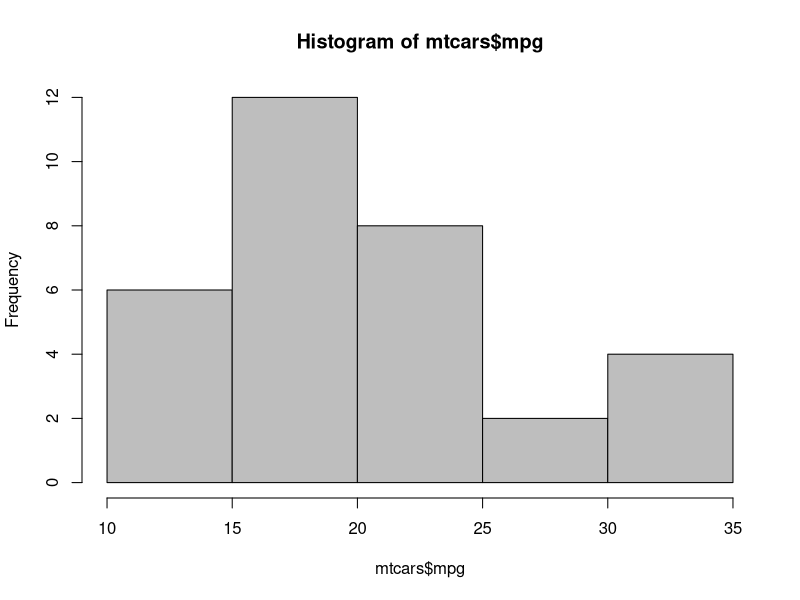
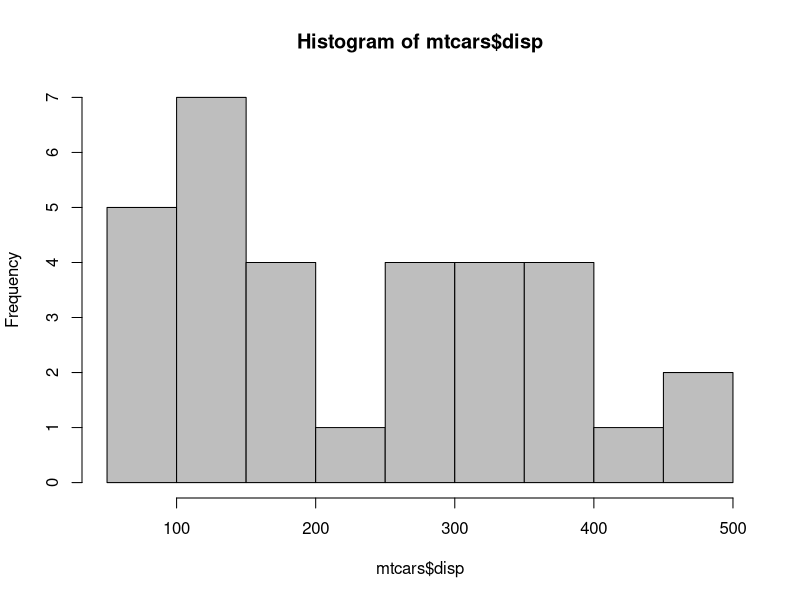
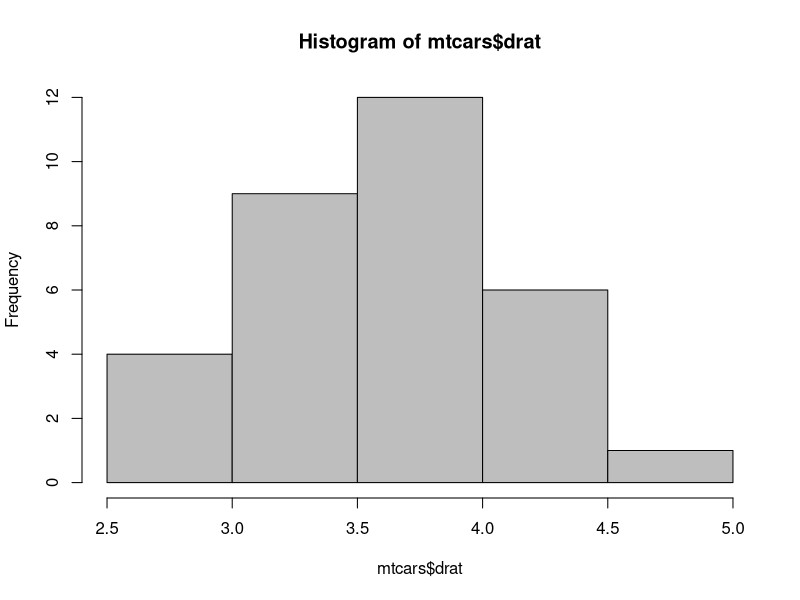
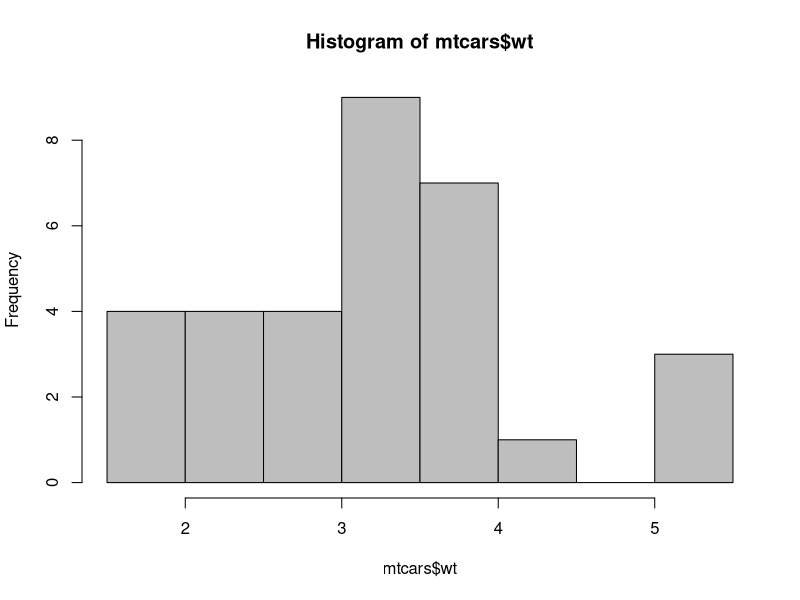
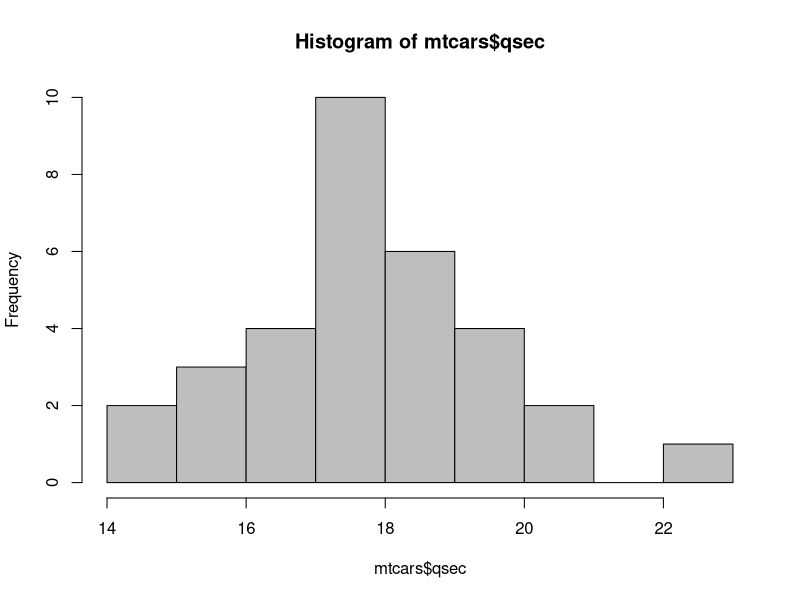

Write the R code that produced these figures, in order.
#Indicate the type of data (categorical or continuous) for each of the variables included in the dataset.

#Print the mtcars dataset
print(mtcars)
##                     mpg cyl  disp  hp drat    wt  qsec vs am gear carb
##Mazda RX4           21.0   6 160.0 110 3.90 2.620 16.46  0  1    4    4
##Mazda RX4 Wag       21.0   6 160.0 110 3.90 2.875 17.02  0  1    4    4
##Datsun 710          22.8   4 108.0  93 3.85 2.320 18.61  1  1    4    1
##Hornet 4 Drive      21.4   6 258.0 110 3.08 3.215 19.44  1  0    3    1
##Hornet Sportabout   18.7   8 360.0 175 3.15 3.440 17.02  0  0    3    2
##Valiant             18.1   6 225.0 105 2.76 3.460 20.22  1  0    3    1
##Duster 360          14.3   8 360.0 245 3.21 3.570 15.84  0  0    3    4
##Merc 240D           24.4   4 146.7  62 3.69 3.190 20.00  1  0    4    2
##Merc 230            22.8   4 140.8  95 3.92 3.150 22.90  1  0    4    2
##Merc 280            19.2   6 167.6 123 3.92 3.440 18.30  1  0    4    4
##Merc 280C           17.8   6 167.6 123 3.92 3.440 18.90  1  0    4    4
##Merc 450SE          16.4   8 275.8 180 3.07 4.070 17.40  0  0    3    3
##Merc 450SL          17.3   8 275.8 180 3.07 3.730 17.60  0  0    3    3
##Merc 450SLC         15.2   8 275.8 180 3.07 3.780 18.00  0  0    3    3
##Cadillac Fleetwood  10.4   8 472.0 205 2.93 5.250 17.98  0  0    3    4
##Lincoln Continental 10.4   8 460.0 215 3.00 5.424 17.82  0  0    3    4
##Chrysler Imperial   14.7   8 440.0 230 3.23 5.345 17.42  0  0    3    4
##Fiat 128            32.4   4  78.7  66 4.08 2.200 19.47  1  1    4    1
##Honda Civic         30.4   4  75.7  52 4.93 1.615 18.52  1  1    4    2
##Toyota Corolla      33.9   4  71.1  65 4.22 1.835 19.90  1  1    4    1
##Toyota Corona       21.5   4 120.1  97 3.70 2.465 20.01  1  0    3    1
##Dodge Challenger    15.5   8 318.0 150 2.76 3.520 16.87  0  0    3    2
##AMC Javelin         15.2   8 304.0 150 3.15 3.435 17.30  0  0    3    2
##Camaro Z28          13.3   8 350.0 245 3.73 3.840 15.41  0  0    3    4
##Pontiac Firebird    19.2   8 400.0 175 3.08 3.845 17.05  0  0    3    2
##Fiat X1-9           27.3   4  79.0  66 4.08 1.935 18.90  1  1    4    1
##Porsche 914-2       26.0   4 120.3  91 4.43 2.140 16.70  0  1    5    2
##Lotus Europa        30.4   4  95.1 113 3.77 1.513 16.90  1  1    5    2
##Ford Pantera L      15.8   8 351.0 264 4.22 3.170 14.50  0  1    5    4
##Ferrari Dino        19.7   6 145.0 175 3.62 2.770 15.50  0  1    5    6
##Maserati Bora       15.0   8 301.0 335 3.54 3.570 14.60  0  1    5    8
##Volvo 142E          21.4   4 121.0 109 4.11 2.780 18.60  1  1    4    2

#The meaning of each variables are listed as folllow
#mpg:Miles/US Gallon
#cyl:Number of cylinders
#disp:Displacement (cu.in.)
#hp:Gross horsepower
#drat:Rear axle ratio	
#wt:Weight (lb/1000)
#qsec:1/4 mile time
#vs:V/S
#am:Transmission Type
#gear:Number of forward gears
#carb:Number of carburetors
#Reference source:http://rstudio-pubs-static.s3.amazonaws.com/61800_faea93548c6b49cc91cd0c5ef5059894.html

# The data type of each variables, from left to right, is continuous, catagorical, continuous, catagorical, continuous, continuous, continuous, catagorical, catagorical, catagorical, catagorical.


#For each of the categorical variables in the survey, indicate whether you believe the variable is nominal or ordinal.
#cyl is ordinal, hp is ordinal, vs is nominal, am is nominal, gear is nominal, carb is ordinal


#Create a histogram for each of the continuous variables.

#Plot a histogram for mpg.
hist(mtcars$mpg,col="grey")

#Plot a histogram for disp.
hist(mtcars$disp,col="grey")

#Plot a histogram for drat.
hist(mtcars$drat,col="grey")

#Plot a histogram for wt.
hist(mtcars$wt,col="grey")

#Plot a histogram for qsec.
hist(mtcars$qsec,col="grey")


#Find the maximum and minimum mpg in this sample.

#Create a function to find the value
minmax <- function(x){
  paste(max(mtcars$mpg), min(mtcars$mpg), sep = " ")
}
#Print minmax
## > minmax()
## [1] "33.9 10.4"


#Report the mpg at each of the 25th, 50th, and 75th percentiles.
#Use quantile function to get the percrntiles.
quantile(mtcars$mpg, probs = c(0.25,0.50,0.75))
##25%    50%    75% 
##15.425 19.200 22.800 


#Report and interpret the interquartile range for the mpg.
#Calculate and print the interquartile range of the mpg
IQR(mtcars$mpg)
##[1] 7.375
#Interquartile range = the first quartile subtracted from the third quartile